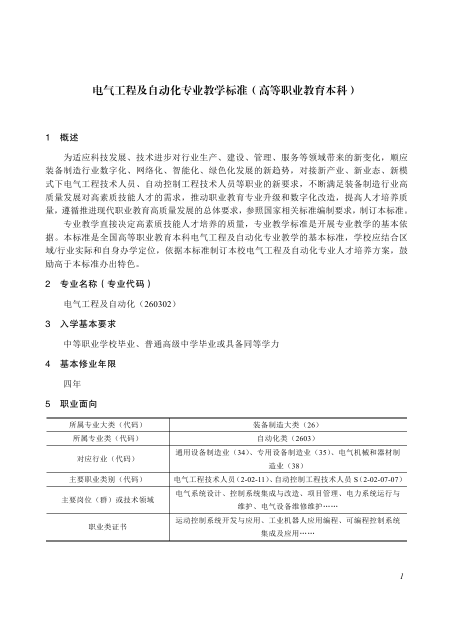
#> input picture tmp/pdfs/电气工程及自动化260302/page-01.png, 902 x 1257 px (shown at 1/2 size); its folder holds only this picture in this run
$ python make_contact_sheets.py
#> lines starting #> are read from the running program, lines starting #| are printed output that depends on the picture
from pathlib import Path
from PIL import Image, ImageDraw

root = Path("tmp/pdfs/电气工程及自动化260302")
pages = sorted(root.glob("page-*.png"))
for start in range(0, len(pages), 5):
    batch = pages[start:start + 5]
    thumbs = []
    for path in batch:
        image = Image.open(path).convert("RGB")
#> image is the input picture: PIL image 902x1257 RGB; min 0, max 255, mean 246.6
        image.thumbnail((520, 675))
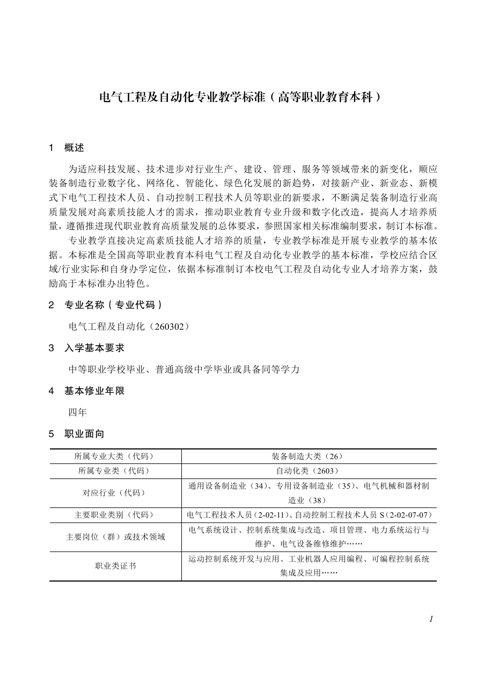
#> image: PIL image 484x675 RGB; min 0, max 255, mean 246.3
        thumbs.append((path.name, image.copy()))
    canvas = Image.new("RGB", (len(thumbs) * 540, 725), "white")
#> canvas: PIL image 540x725 RGB; every value is 255
    draw = ImageDraw.Draw(canvas)
    for col, (name, image) in enumerate(thumbs):
        x = col * 540 + 10
        draw.text((x, 8), name, fill="black")
        canvas.paste(image, (x, 40))
#> this loop made 1 pass
#> (col, name, x) on pass 1: (0, 'page-01.png', 10)
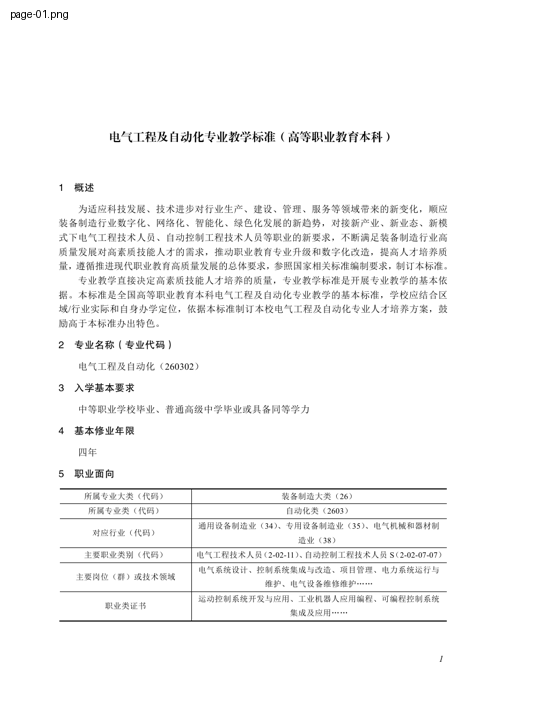
#> canvas: PIL image 540x725 RGB; min 0, max 255, mean 247.6
    out = root / f"contact-{start + 1:02d}-{start + len(batch):02d}.jpg"
    canvas.save(out, quality=90)
    print(out)

$ run again, on tmp/pdfs/电气工程及自动化260302/page-05.png
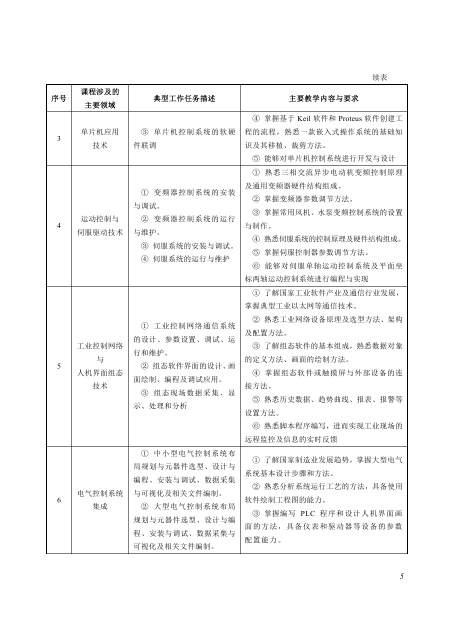
#> input picture tmp/pdfs/电气工程及自动化260302/page-05.png, 902 x 1257 px (shown at 1/2 size)
#> image is the input picture: PIL image 902x1257 RGB; min 0, max 255, mean 245.7
#> `image.thumbnail((520, 675))`:
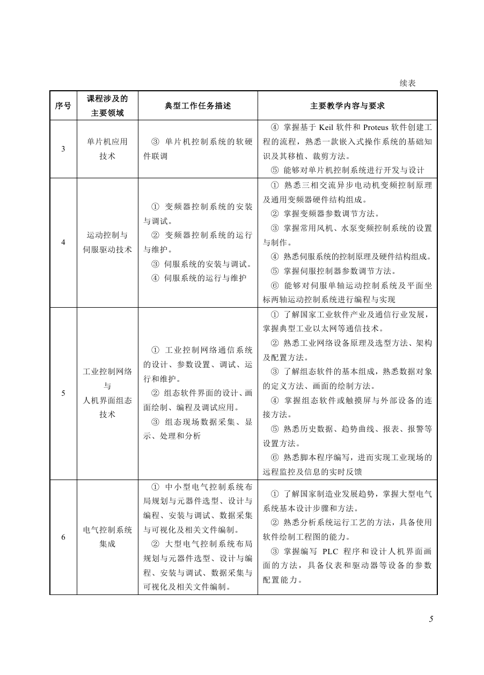
#> image: PIL image 484x675 RGB; min 2, max 255, mean 245.2
#> the loop `for col, (name, image) in enumerate(thumbs):` made 1 pass
#> (col, name, x) on pass 1: (0, 'page-05.png', 10)
#> after the loop `for col, (name, image) in enumerate(thumbs):`:
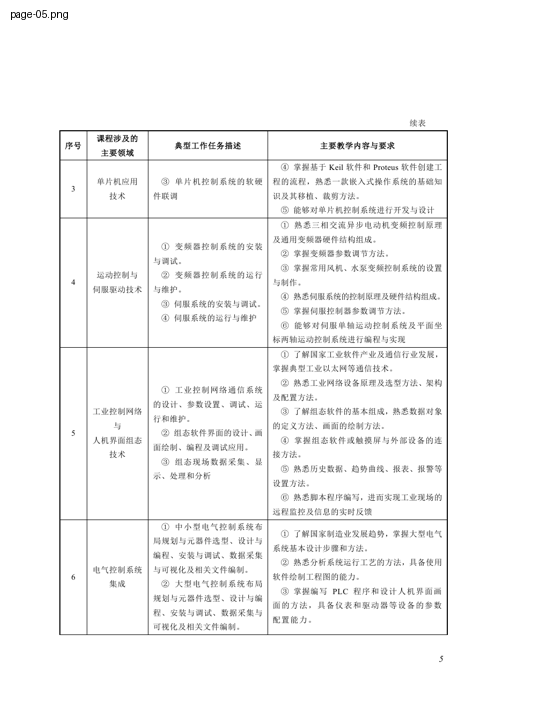
#> canvas: PIL image 540x725 RGB; min 2, max 255, mean 246.8

$ run again, on tmp/pdfs/电气工程及自动化260302/page-06.png
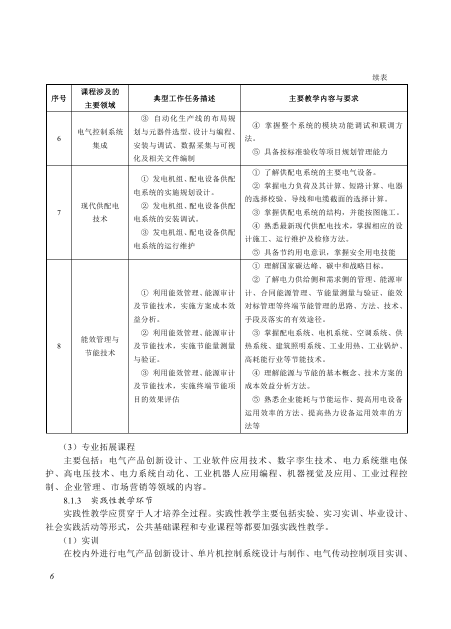
#> input picture tmp/pdfs/电气工程及自动化260302/page-06.png, 902 x 1257 px (shown at 1/2 size)
#> image is the input picture: PIL image 902x1257 RGB; min 0, max 255, mean 245.2
#> `image.thumbnail((520, 675))`:
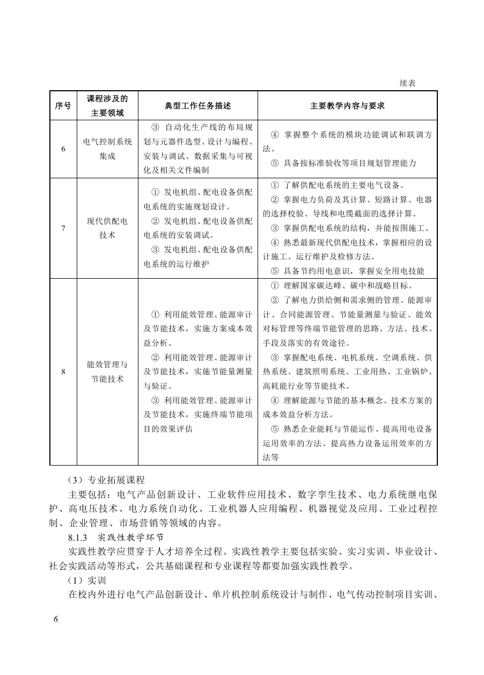
#> image: PIL image 484x675 RGB; min 2, max 255, mean 244.8
#> the loop `for col, (name, image) in enumerate(thumbs):` made 1 pass
#> (col, name, x) on pass 1: (0, 'page-06.png', 10)
#> after the loop `for col, (name, image) in enumerate(thumbs):`:
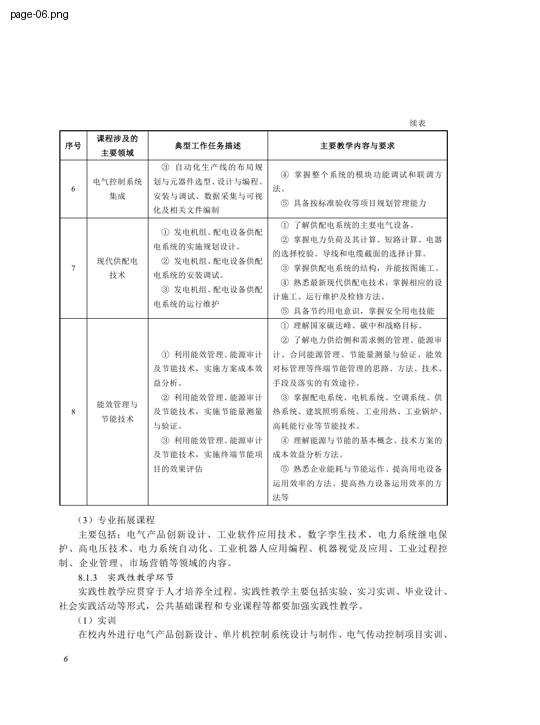
#> canvas: PIL image 540x725 RGB; min 2, max 255, mean 246.4

$ run again, on tmp/pdfs/电气工程及自动化260302/page-07.png
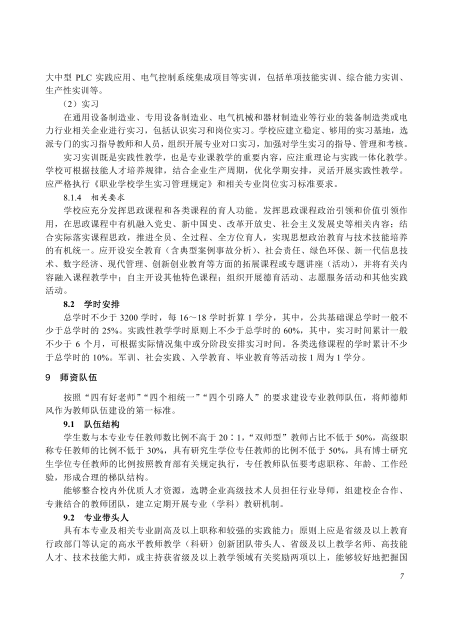
#> input picture tmp/pdfs/电气工程及自动化260302/page-07.png, 902 x 1257 px (shown at 1/2 size)
#> image is the input picture: PIL image 902x1257 RGB; min 0, max 255, mean 243.6
#> `image.thumbnail((520, 675))`:
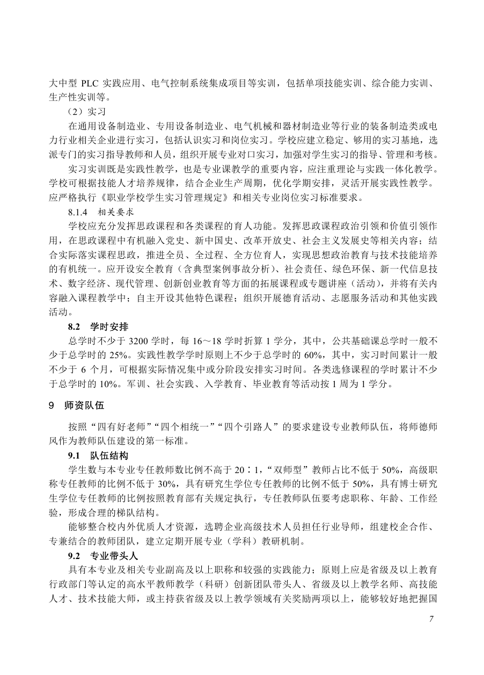
#> image: PIL image 484x675 RGB; min 0, max 255, mean 243.1
#> the loop `for col, (name, image) in enumerate(thumbs):` made 1 pass
#> (col, name, x) on pass 1: (0, 'page-07.png', 10)
#> after the loop `for col, (name, image) in enumerate(thumbs):`:
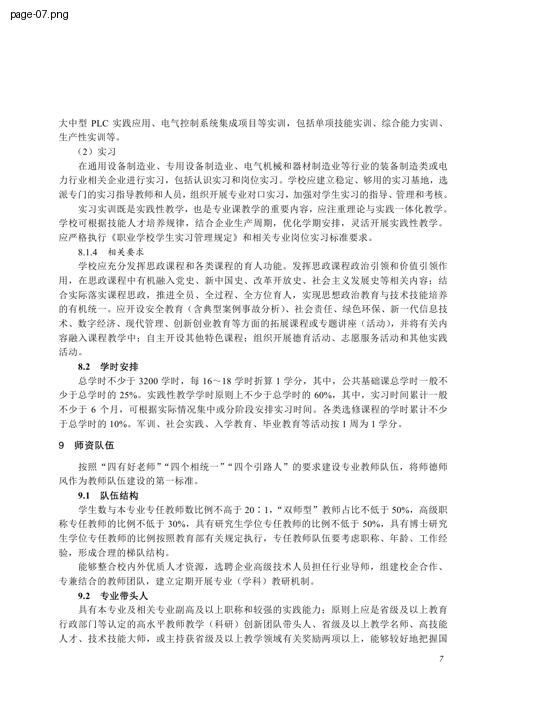
#> canvas: PIL image 540x725 RGB; min 0, max 255, mean 245

$ run again, on tmp/pdfs/电气工程及自动化260302/page-02.png
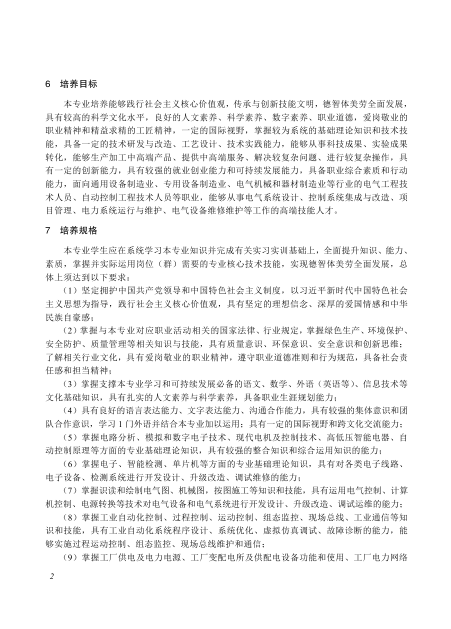
#> input picture tmp/pdfs/电气工程及自动化260302/page-02.png, 902 x 1257 px (shown at 1/2 size)
#> image is the input picture: PIL image 902x1257 RGB; min 0, max 255, mean 242.4
#> `image.thumbnail((520, 675))`:
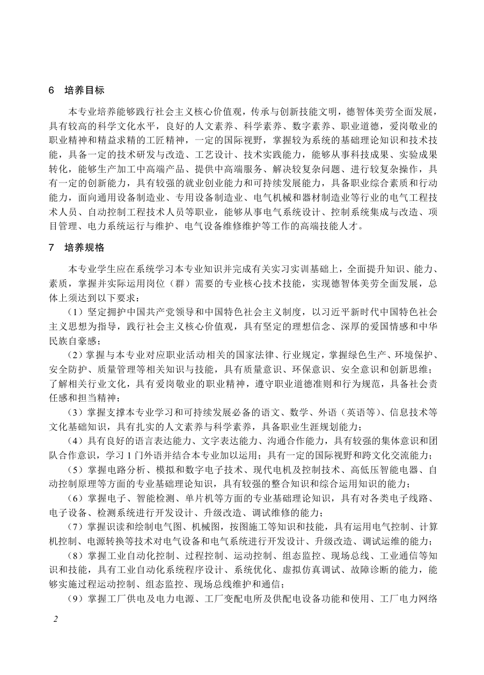
#> image: PIL image 484x675 RGB; min 22, max 255, mean 242
#> the loop `for col, (name, image) in enumerate(thumbs):` made 1 pass
#> (col, name, x) on pass 1: (0, 'page-02.png', 10)
#> after the loop `for col, (name, image) in enumerate(thumbs):`:
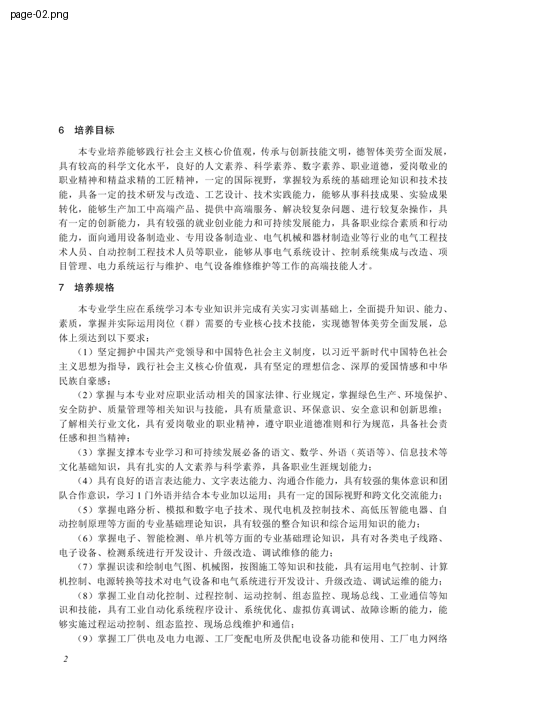
#> canvas: PIL image 540x725 RGB; min 6, max 255, mean 244
